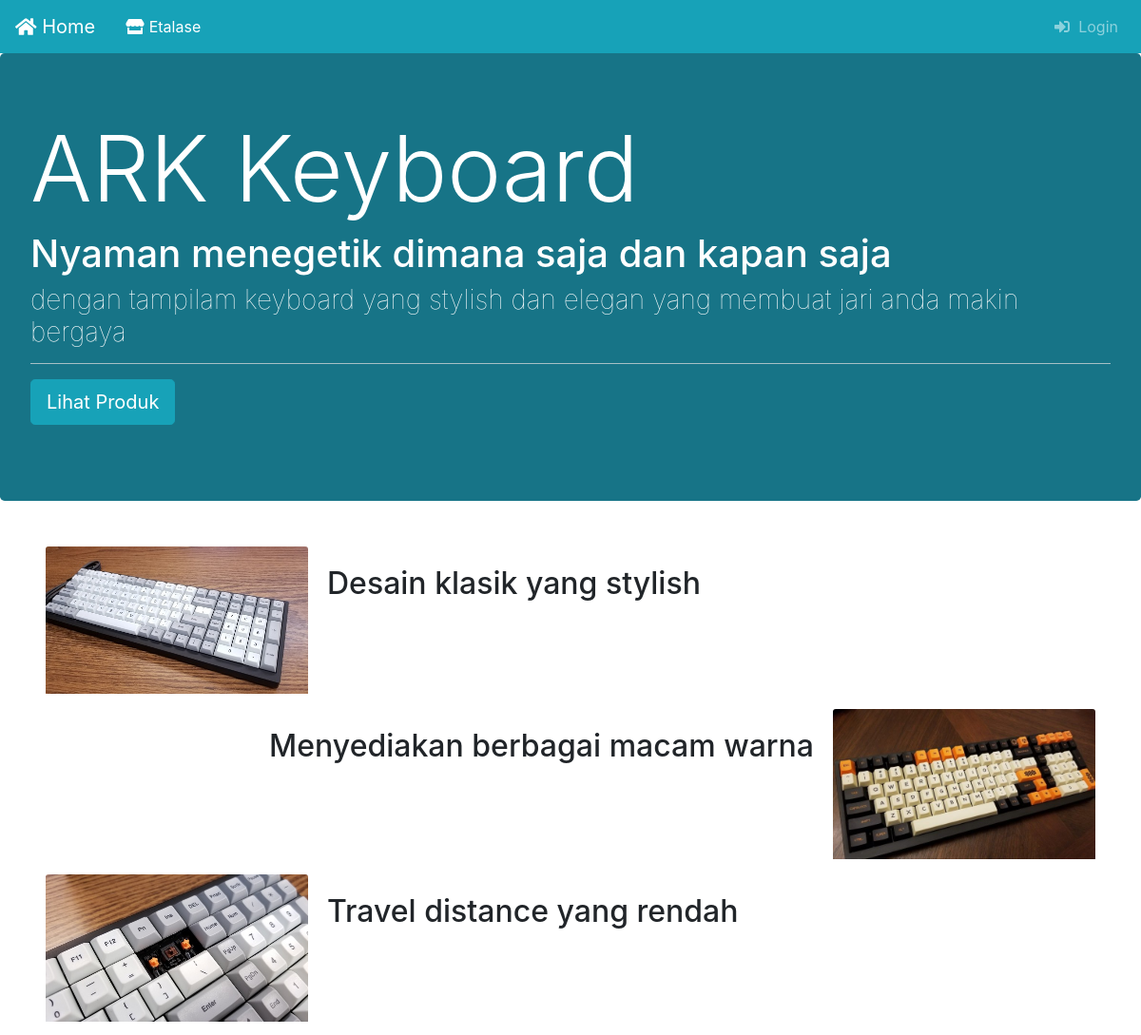
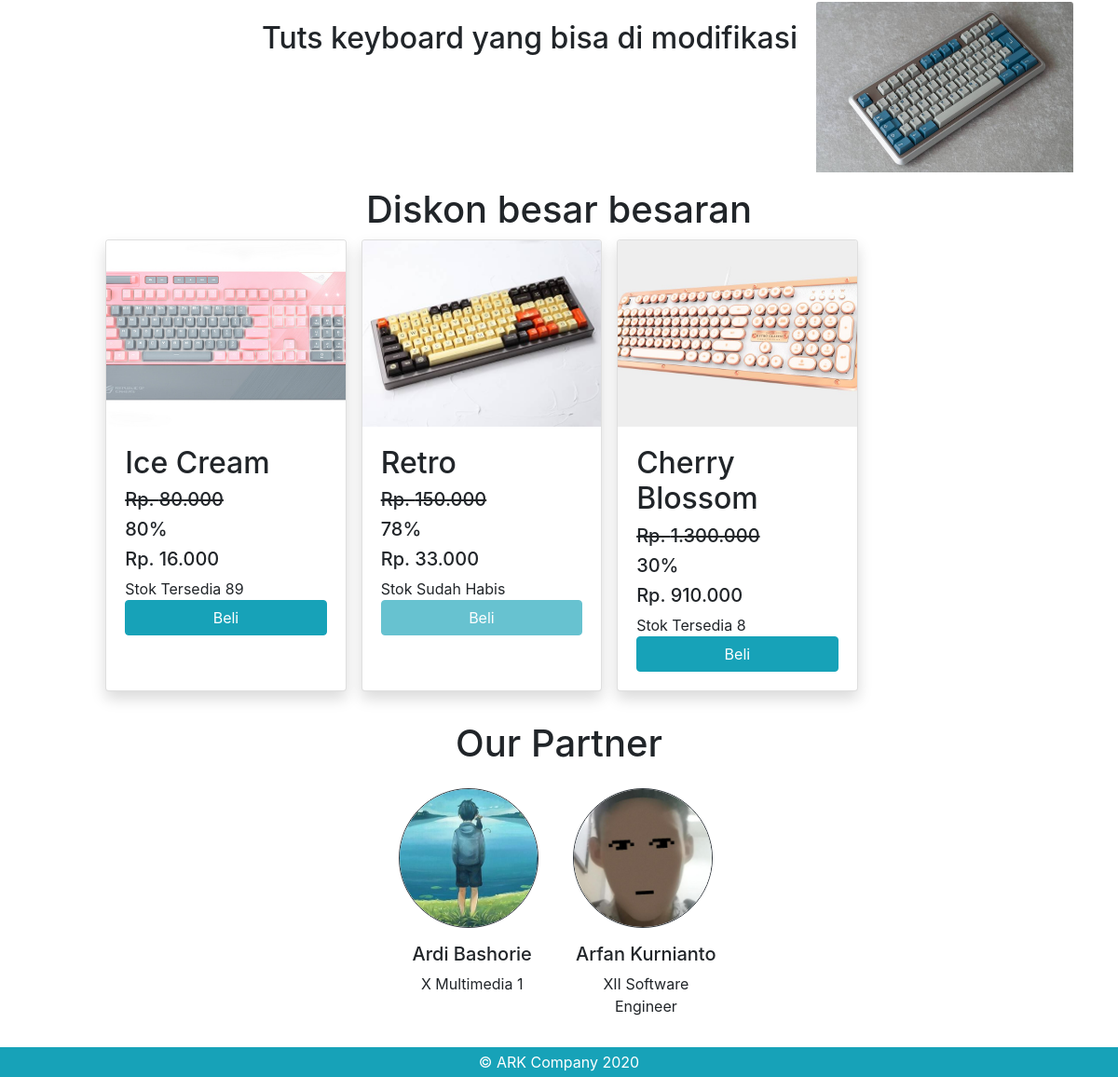
The page / on the database its author committed (2 pictures, top to bottom).
### tables this page shows
CREATE TABLE `produk` (
  `id_produk` varchar(255) NOT NULL,
  `nama_produk` varchar(255) NOT NULL,
  `harga_produk` int(11) NOT NULL,
  `diskon` int(11) NOT NULL,
  `quantity` int(11) NOT NULL,
  `deskripsi` text NOT NULL,
  `foto` varchar(255) NOT NULL
);

### application/controllers/home.php (called while the page is built, shortened)
<?php
class Home extends CI_Controller
{
	public function __construct()
	{
		$this->load->view('css');
		$this->load->model('HomeModel');
	}
	public function index()
	{
		$diskon = $this->db->query("SELECT * from produk order by diskon desc limit 3 ")->result();
		$termurah = $this->db->query("SELECT * from produk order by harga_produk asc limit 3 ")->result();
		$data['diskon'] = $diskon;
		$data['termurah'] = $termurah;
		$this->load->view('home/navbar');
		$this->load->view('home/index', $data);
	}
}

### index.php (called while the page is built, shortened)
<?php
require_once BASEPATH.'core/CodeIgniter.php';

### application/views/home/index.php (the view, shortened to what this page needs)
<div class="jumbotron  text-white" style="border:0px solid black;background-color:hsl(190, 71%, 31%)">
   <h1 class="display-1">ARK Keyboard</h1>
   <h1 class="">Nyaman menegetik dimana saja dan kapan saja</h1>
   <h3 style="font-weight:lighter">
      dengan tampilam keyboard yang stylish dan elegan yang membuat jari anda makin bergaya
   </h3>
   <hr style="background-color: hsla(0, 0%, 100%,.7)">
   <p class="lead">
      <a class="btn btn-info btn-lg" href="<?= base_url('home/etalase') ?>" role="button">Lihat Produk</a>
   </p>
</div>
<div class="px-5" style="overflow-x: hidden">
   <div data-aos="fade-left">
      <div class="card my-3" style="min-height:100px;border: 0px solid black">
         <div class="row no-gutters justify-content-end">
            <div class="col-md-3">
               <img class="card-img-top" style="object-fit:cover" src="<?= base_url('assets/img/index/img1.jpg') ?>" alt="">
            </div>
            <div class="col-md">
               <div class="card-body">
                  <h2 class="card-title">Desain klasik yang stylish</h2>
               </div>
            </div>
         </div>
      </div>
   </div>
   <div data-aos="fade-right">
      <div class="card my-3 text-right" style="min-height:100px;border: 0px solid black">
         <div class="row no-gutters d-flex justify-content-end">
            <div class="col-md-7">
               <div class="card-body float-right">
                  <h2 class="card-title">Menyediakan berbagai macam warna</h2>
               </div>
            </div>
            <div class="col-md-3">
               <img class="card-img-top" style="object-fit:cover" src="<?= base_url('assets/img/index/img2.jpg') ?>" alt="">
            </div>
         </div>
      </div>
   </div>
   <div data-aos="fade-left">
      <div class="card my-3" style="min-height:100px;border: 0px solid black">
         <div class="row no-gutters justify-content-end">
            <div class="col-md-3">
               <img class="card-img-top" style="object-fit:cover" src="<?= base_url('assets/img/index/img3.jpg') ?>" alt="">
            </div>
            <div class="col-md">
               <div class="card-body">
                  <h2 class="card-title">Travel distance yang rendah</h2>
               </div>
            </div>
         </div>
      </div>
   </div>
   <div data-aos="fade-right">
      <div class="card my-3" style="min-height:100px;border: 0px solid black">
         <div class="row no-gutters justify-content-end">
            <div class="col-md-9">
               <div class="card-body float-right">
                  <h2 class="card-title">Tuts keyboard yang bisa di modifikasi</h2>
               </div>
            </div>
            <div class="col-md-3">
               <img class="card-img-top" style="object-fit:cover" src="<?= base_url('assets/img/index/img4.jpg') ?>" alt="">
            </div>
         </div>
      </div>
   </div>
</div>
<h1 class="text-center">Diskon besar besaran</h1>
<div class="row no-gutters">
   <div class="d-flex justify-content-center">
      <?php foreach ($diskon as $data) : ?>
         <div class="card mx-2 w-25 shadow ">
            <img class="card-img-top" height="200" style="object-fit: cover" src="<?= base_url('assets/img/' . $data->foto) ?>" alt="">
            <div class="card-body">
               <h2>
                  <?= $data->nama_produk ?>
               </h2>
               <?php
               $diskon = intval($data->harga_produk) * intval($data->diskon) / 100;
               $hasil_diskon = intval($data->harga_produk) - $diskon;
               if (intval($data->diskon) > 0) {
               ?>
                  <h5><strike>Rp. <?= number_format($data->harga_produk, 0, '.', '.') ?></strike></h5>
                  <h5><?= $data->diskon ?>%</h5>
                  <h5>Rp. <?= number_format($hasil_diskon, 0, '.', '.') ?></h5>
               <?php
               } else {
               ?>
                  <h5>Rp. <?= number_format($data->harga_produk, 0, '.', '.') ?></h5>
               <?php
               }
               ?>
               <?php
               if (intval($data->quantity) < 0 || intval($data->quantity) == 0) {
               ?>
                  Stok Sudah Habis
                  <button disabled type="button" class="btn btn-info btn-block" data-toggle="modal" data-target="#data<?= $data->id_produk ?>">Beli</button>
               <?php
               } else {
               ?>
                  Stok Tersedia <?= $data->quantity ?>
                  <button type="button" class="btn btn-info btn-block" data-toggle="modal" data-target="#data<?= $data->id_produk ?>">Beli</button>
               <?php
               }
               ?>
            </div>
         </div>
      <?php endforeach; ?>
   </div>
</div>
<div class="py-3"></div>
<h1 class="text-center">Our Partner</h1><div class="pt-3"></div>
<div class="d-flex justify-content-center">
   <div class="row">
      <div class="col">
         <img width="150px" style="object-fit:cover" src="<?= base_url('assets/img/index/ardi.jpg') ?>" class="border border-dark srounded rounded-circle" alt="">
        <div class="py-2"></div> <h5 class="text-center">Ardi Bashorie</h5>
         <p class="text-center">X Multimedia 1</p>
      </div>
      <div class="col">
         <img width="150px" style="object-fit:cover" src="<?= base_url('assets/img/index/me.jpg') ?>" class="border border-dark srounded rounded-circle" alt="">
         <div class="py-2"></div><h5 class="text-center">Arfan Kurnianto</h5>
         <p class="text-center">XII Software Engineer</p>
      </div>
   </div>
</div>
<div class="py-2"></div>
<nav class="nav justify-content-center bg-info py-1 text-white">
   &copy; ARK Company <?= date('Y') ?>
</nav>

### application/views/css.php (shortened to what this page needs)
<link rel="stylesheet" href="<?= base_url('assets/css/bootstrap.min.css')?>" >
<link rel="stylesheet" href="<?= base_url('assets/css/aos.css')?>" >
<link rel="stylesheet" href="<?= base_url('assets/css/fa.min.css')?>" >
<link rel="stylesheet" href="<?= base_url('assets/css/all.min.css')?>" >
<head>
</head>

### application/views/home/navbar.php (shortened to what this page needs)
<nav class="navbar navbar-expand-sm bg-info navbar-dark no-gutters">
    <a class="navbar-brand " style="" href="<?= base_url('home') ?>"> <i class="fa fa-home" aria-hidden="true"></i> Home</a>
    <div class="collapse navbar-collapse" id="collapsibleNavId">
        <a class="nav-item nav-link text-white" href="<?= base_url('home/etalase') ?>"> <i class="fas fa-store    "></i> Etalase</a>
        <ul class="navbar-nav ml-auto">
            <?php
            if ($_SESSION == null || $_SESSION == "" || empty($_SESSION)) {
            ?>
                <a class="nav-item nav-link " href="<?= base_url('home/login') ?>"><i class="fas fa-sign-in-alt    "></i>&nbsp; Login</a>
            <?php
            }
            ?>
        </ul>
    </div>
</nav>

### rows shown on the page
produk: foto (picture), nama_produk "Ice Cream", harga_produk "80.000", diskon "80", hasil_diskon "16.000", quantity "89"
produk: foto (picture), nama_produk "Retro", harga_produk "150.000", diskon "78", hasil_diskon "33.000"
produk: foto (picture), nama_produk "Cherry Blossom", harga_produk "1.300.000", diskon "30", hasil_diskon "910.000", quantity "8"
